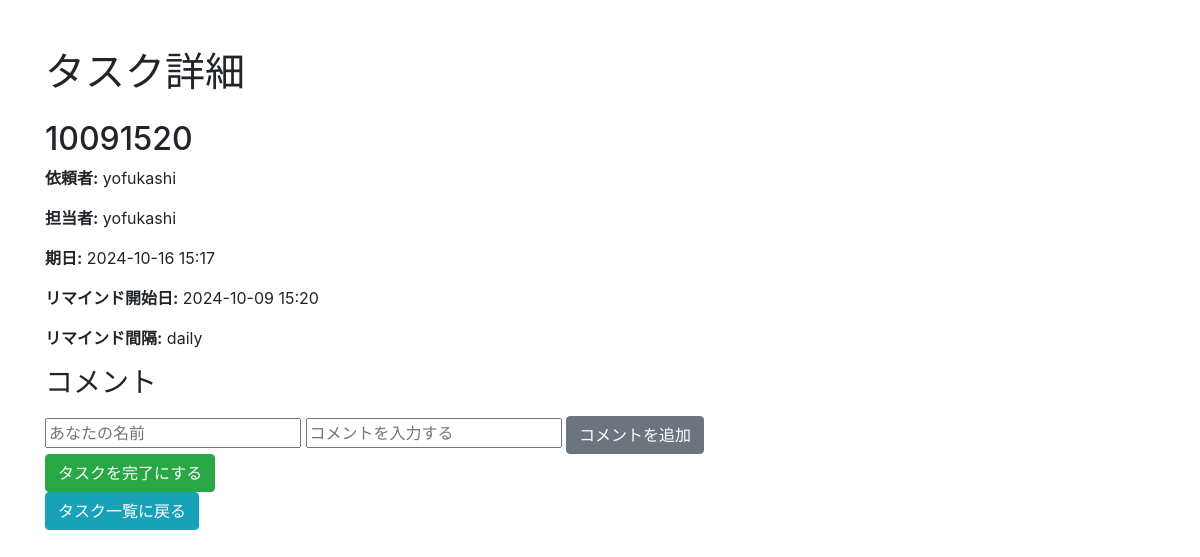
Page /task_detail/1 on the earlier database version.
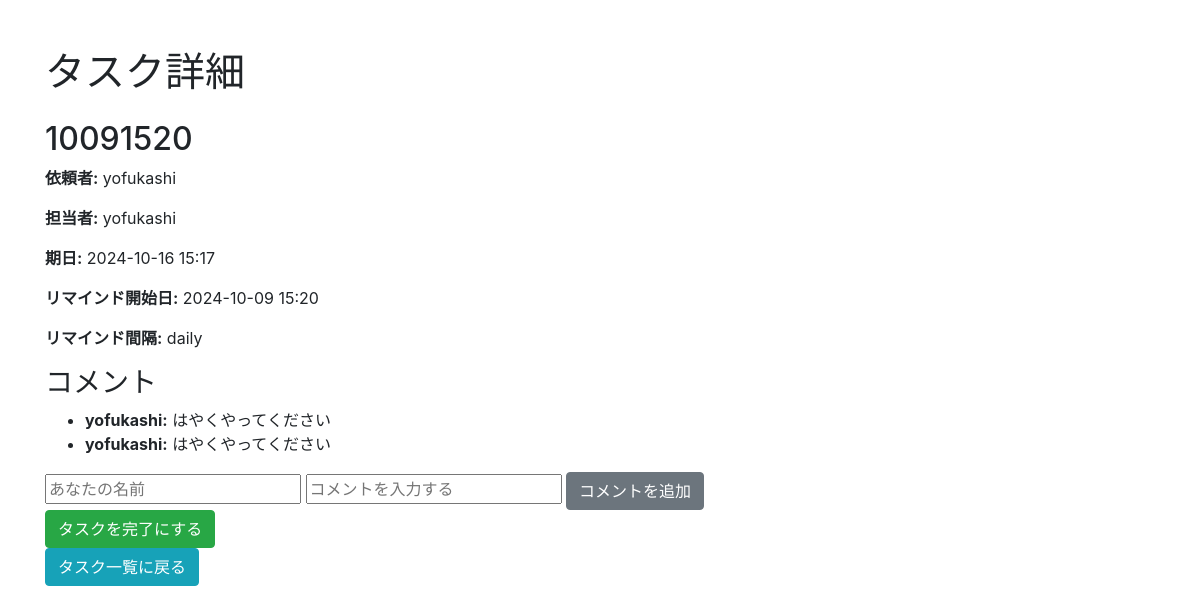
Same page on the later database version.
### models.py (models this page shows)
class Comment(db.Model):
    id = db.Column(db.Integer, primary_key=True)
    task_id = db.Column(db.Integer, db.ForeignKey('task.id'), nullable=False)
    user_id = db.Column(db.Integer, db.ForeignKey('user.id'), nullable=False)
    content = db.Column(db.String(500), nullable=False)
    user = db.relationship('User', backref='comments')

class User(db.Model):
    id = db.Column(db.Integer, primary_key=True)
    username = db.Column(db.String(100), unique=True, nullable=False)
    email = db.Column(db.String(120), unique=True, nullable=False)
    team_id = db.Column(db.Integer, db.ForeignKey('team.id'), nullable=False)

### routes.py (the view)
@main.route('/task_detail/<int:task_id>')
def task_detail(task_id):
    task = Task.query.get(task_id)
    comments = Comment.query.filter_by(task_id=task_id).all()
    return render_template('task_detail.html', task=task, comments=comments)

### templates/task_detail.html (shortened to what this page needs)
<!DOCTYPE html>
<html lang="ja">
<head>
    <link rel="stylesheet" href="https://stackpath.bootstrapcdn.com/bootstrap/4.5.2/css/bootstrap.min.css">
</head>
<body>
    <div class="container mt-5">
        <h1 class="mb-4">タスク詳細</h1>
        <h2>{{ task.title }}</h2>
        <p><strong>依頼者:</strong> {{ task.requester.username }}</p>
        <p><strong>担当者:</strong> {{ task.assignee.username }}</p>
        <p><strong>期日:</strong> {{ task.due_date.strftime('%Y-%m-%d %H:%M') }}</p>
        <p><strong>リマインド開始日:</strong> {{ task.remind_start_date.strftime('%Y-%m-%d %H:%M') }}</p>
        <p><strong>リマインド間隔:</strong> {{ task.remind_interval }}</p>
        <h3>コメント</h3>
        <ul>
            {% for comment in comments %}
                <li><strong>{{ comment.user.username }}:</strong> {{ comment.content }}</li>
            {% endfor %}
        </ul>
        <form action="{{ url_for('main.add_comment', task_id=task.id) }}" method="POST">
            <input type="text" name="username" placeholder="あなたの名前" required>
            <input type="text" name="comment" placeholder="コメントを入力する" required>
            <button type="submit" class="btn btn-secondary">コメントを追加</button>
        </form>
        <form action="{{ url_for('main.complete_task', task_id=task.id) }}" method="POST">
            <button type="submit" class="btn btn-success">タスクを完了にする</button>
        </form>
        <div>
            <a href="{{ url_for('main.task_list') }}" class="btn btn-info">タスク一覧に戻る</a>
        </div>
    </div>
</body>
</html>

Differences in the rows shown:
added Comment: user.username "yofukashi", content "はやくやってください"
added Comment: user.username "yofukashi", content "はやくやってください"
